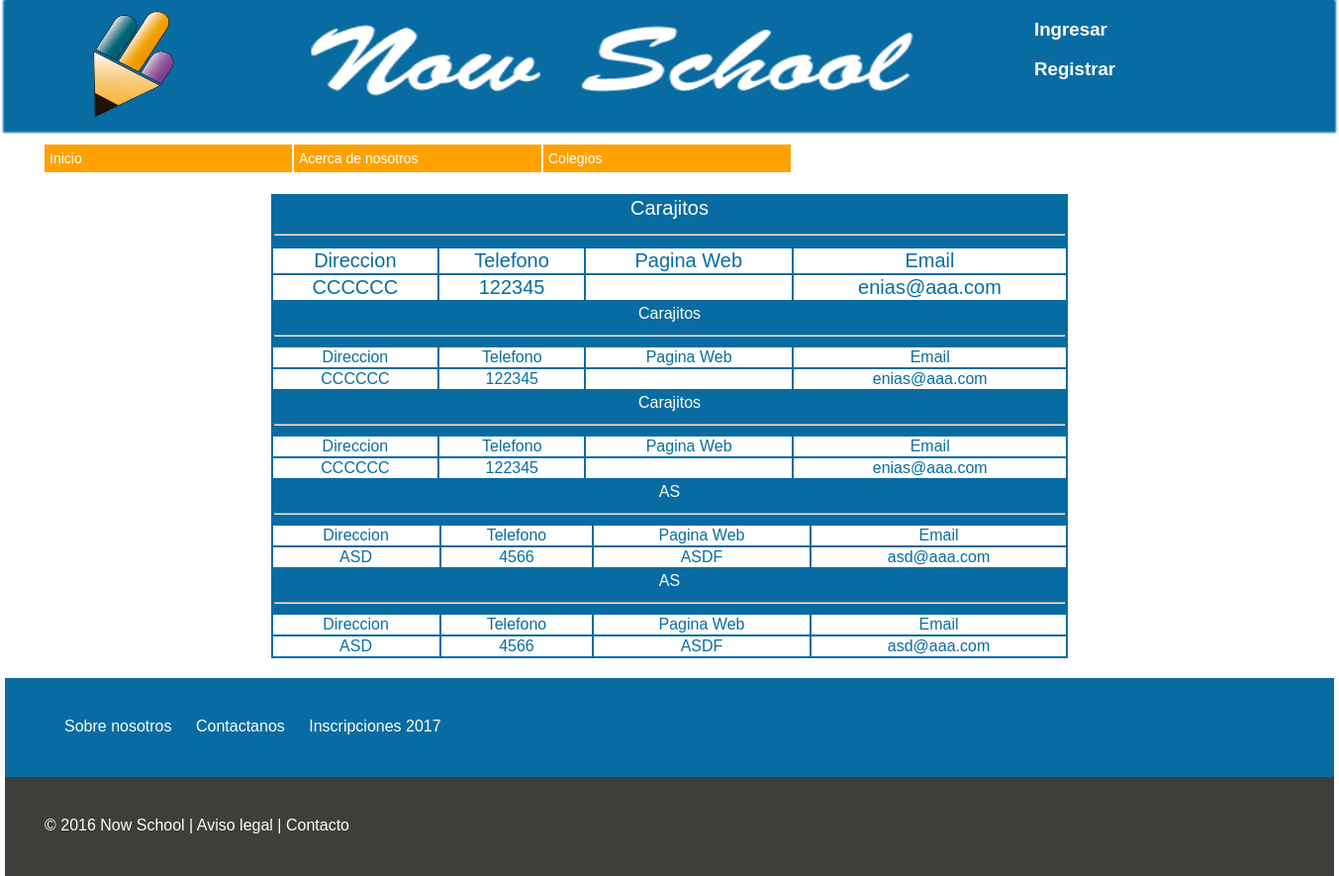
Page /vercolegiosinlogin.php on the earlier database version.
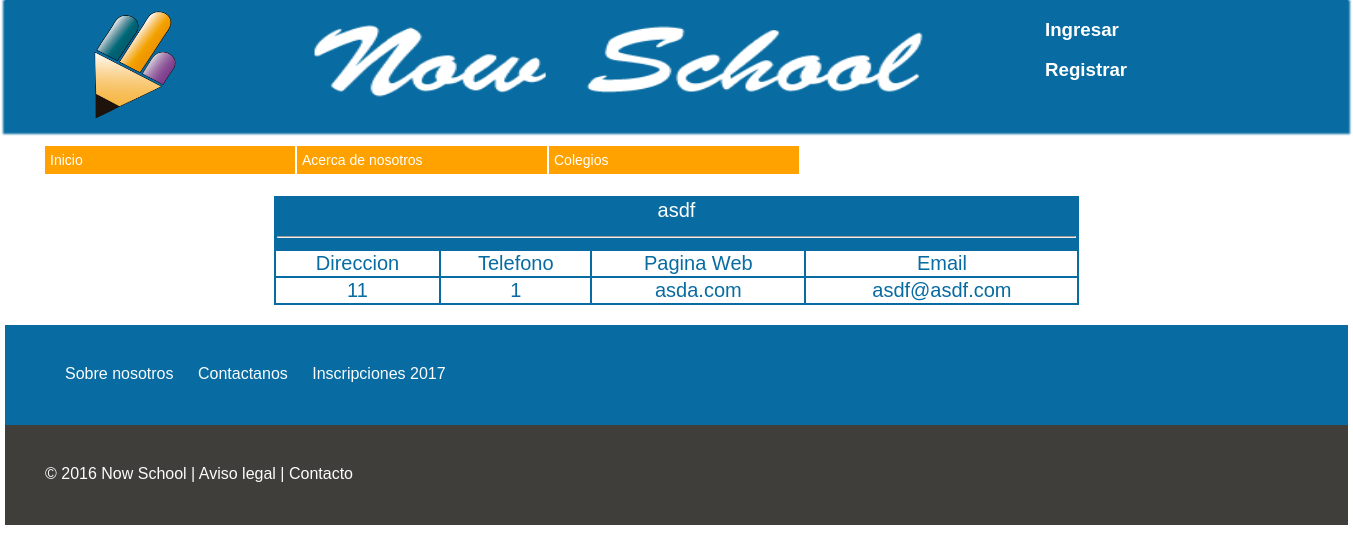
Same page on the later database version.
### tables this page shows
CREATE TABLE `colegios` (
  `id_colegio` int(11) NOT NULL AUTO_INCREMENT,
  `codigonit` int(15) DEFAULT NULL,
  `nombre` varchar(30) DEFAULT NULL,
  `direccion` varchar(50) DEFAULT NULL,
  `telefono` int(15) DEFAULT NULL,
  `pagina_web` varchar(30) DEFAULT NULL,
  `email` varchar(30) DEFAULT NULL,
  `id_localidad` int(11) NOT NULL,
  PRIMARY KEY (`id_colegio`)
);

### database/utilidades_sql.php (called while the page is built, shortened)
<?php
$MySqli = new MySqli (DB_HOST,DB_USER,DB_PASSWORD,DB_DATABASE);
mysqli_set_charset($MySqli, 'utf8');
function get_colegiosinlogin ()
{
	global $MySqli;
	$sql = "SELECT * FROM colegios ORDER BY id_colegio DESC ";
	return $MySqli -> query($sql);
}
 ?>

### vercolegiosinlogin.php (the view)
<?php
include_once ('php/header.inc');
?>
<?php
include_once('database/utilidades_sql.php');
$result = get_colegiosinlogin ();
?>
<div id="contenedor_vista_colegio">
<?php while ($datos_colegio = $result -> fetch_assoc()) {
?>
    <div class="vista_colegio">
    <table class="formatabla" >
	    <tr>
		    <td colspan="4" align ="center"><?php
	    		echo $datos_colegio['nombre'];
	    		?>
	    	</td>
	    </tr>
	    <tr>
	    		<td colspan="4">
	    		<hr>
	    		</td>
	    </tr>
	    <tr class='formatablatr0' align="center">
	    	<td>Direccion</td>
	    	<td>Telefono</td>
	    	<td>Pagina Web</td>
	    	<td>Email</td>
	    </tr>
    <?php
        echo "<tr class='formatablatr0'>
	        <td>".$datos_colegio['direccion']."</td>
	        <td>".$datos_colegio['telefono']."</td>
	        <td>".$datos_colegio['pagina_web']."</td>
			<td>".$datos_colegio['email']."</td>
		    </tr>";
?>
</table>
 </div>
</div>
<?php } ?>
<?php
include_once ('php/footer.inc');
?>

Differences in the rows shown:
removed colegios: nombre "Carajitos", direccion "CCCCCC", telefono "122345", email "enias@aaa.com"
removed colegios: nombre "Carajitos", direccion "CCCCCC", telefono "122345", email "enias@aaa.com"
removed colegios: nombre "Carajitos", direccion "CCCCCC", telefono "122345", email "enias@aaa.com"
removed colegios: nombre "AS", direccion "ASD", telefono "4566", pagina_web "ASDF", email "asd@aaa.com"
removed colegios: nombre "AS", direccion "ASD", telefono "4566", pagina_web "ASDF", email "asd@aaa.com"
added colegios: nombre "asdf", direccion "11", telefono "1", pagina_web "asda.com", email "asdf@asdf.com"
